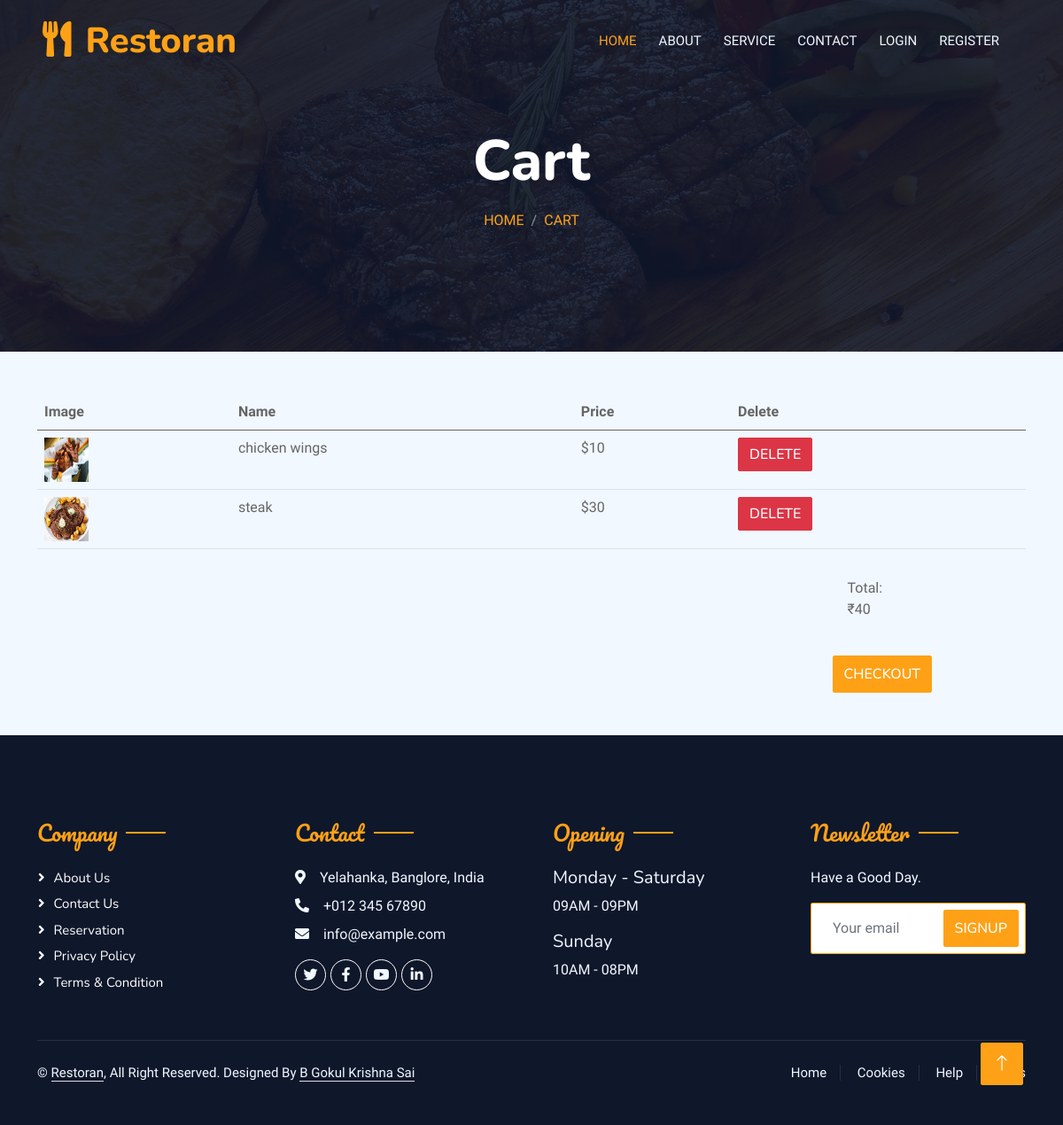
Page /food/cart.php (signed in) on the committed database.
### tables this page shows
CREATE TABLE `cart` (
  `id` int(10) NOT NULL,
  `item_id` int(10) NOT NULL,
  `name` varchar(200) NOT NULL,
  `price` varchar(10) NOT NULL,
  `image` varchar(200) NOT NULL,
  `user_id` int(10) NOT NULL,
  `created-at` timestamp NOT NULL DEFAULT current_timestamp()
);

### libs/App.php (called while the page is built, shortened)
<?php
class App
{
    public $host = HOST;
    public $dbname = DBNAME;
    public $user = USER;
    public $pass = PASS;
    public $link;
    private function connect()
    {
        try {
            $this->link = new PDO(
                "mysql:host={$this->host};dbname={$this->dbname}",
                $this->user,
                $this->pass
            );
            $this->link->setAttribute(PDO::ATTR_ERRMODE, PDO::ERRMODE_EXCEPTION);
        } catch (PDOException $e) {
            die('Database Connection Failed: ' . $e->getMessage());
        }
    }
    public function selectAll(string $query)
    {
        $stmt = $this->link->query($query);
        if ($stmt) {
            $allRows = $stmt->fetchAll(PDO::FETCH_OBJ);
            return $allRows ?: false;
        }
        return false;
    }
    public function selectOne(string $query, array $params = [])
    {
        $stmt = $this->link->prepare($query);
        $stmt->execute($params);
        $singleRow = $stmt->fetch(PDO::FETCH_OBJ);
        return $singleRow ?: false;
    }
}

### food/cart.php (the view, shortened to what this page needs)
<?php require "../libs/App.php"; ?>
<?php require "../includes/header.php"; ?>
<?php
    $query = "SELECT * FROM cart WHERE user_id='$_SESSION[user_id]'";
    $app = new App;
    $cart_itmes = $app->selectAll($query);
    $cart_price = $app->selectOne("SELECT SUM(price) AS all_price FROM cart WHERE user_id='$_SESSION[user_id]'");
?>
            <div class="container-xxl py-5 bg-dark hero-header mb-5">
                <div class="container text-center my-5 pt-5 pb-4">
                    <h1 class="display-3 text-white mb-3 animated slideInDown">Cart</h1>
                    <nav aria-label="breadcrumb">
                        <ol class="breadcrumb justify-content-center text-uppercase">
                            <li class="breadcrumb-item"><a href="#">Home</a></li>
                            <li class="breadcrumb-item"><a href="#">Cart</a></li>
                        </ol>
                    </nav>
                </div>
            </div>
            <div class="container">
                <div class="col-md-12">
                    <table class="table">
                        <thead>
                          <tr>
                            <th scope="col">Image</th>
                            <th scope="col">Name</th>
                            <th scope="col">Price</th>
                            <th scope="col">Delete</th>
                          </tr>
                        </thead>
                        <tbody>
                            <?php if($cart_price->all_price > 0) : ?>
                                <?php foreach($cart_itmes as $cart_item) : ?>
                                    <tr>
                                        <th><img src="<?php echo APPIMAGES; ?>/<?php echo $cart_item->image; ?>" style="width: 50px; height: 50px"></th>
                                        <td><?php echo $cart_item->name; ?></td>
                                        <td>$<?php echo $cart_item->price; ?></td>
                                        <td><a href="<?php echo APPURL; ?>/food/delete-item.php?id=<?php echo $cart_item->id; ?>"class="btn btn-danger text-white">delete</td>
                                    </tr>
                                <?php endforeach; ?>
                            <?php else : ?>
                                <div class="alert alert-success text-white bg-success">cart is empty add some food items</div>
                            <?php endif; ?>
                        </tbody>
                      </table>
                      <div class="position-relative mx-auto" style="max-width: 400px; padding-left: 679px;">
                        <p style="margin-left: -7px;" class="w-19 py-3 ps-4 pe-5" type="text"> Total: ₹<?php echo $cart_price->all_price; ?></p>
                        <form method="POST" action="cart.php">
                            <button  name="submit" type="submit" class="btn btn-primary py-2 top-0 end-0 mt-2 me-2">Checkout</button>
                        </form>
                    </div>
                </div>
            </div>
<?php require "../includes/footer.php"; ?>

### css/style.css (style rules this page uses)
:root { --primary: #FEA116; --light: #F1F8FF; --dark: #0F172B; }
.btn { font-family: 'Nunito', sans-serif; font-weight: 500; text-transform: uppercase; transition: .5s; }
.btn.btn-primary, .btn.btn-secondary { color: #FFFFFF; }
.hero-header { background: linear-gradient(rgba(15, 23, 43, .9), rgba(15, 23, 43, .9)), url(../img/bg-hero.jpg); background-position: center center; background-repeat: no-repeat; background-size: cover; }
.breadcrumb-item + .breadcrumb-item::before { color: rgba(255, 255, 255, .5); }

### rows in the picture
cart: image (picture), name "chicken wings", price "10"
cart: image (picture), name "steak", price "30"

### other values in the picture
$cart_price->all_price "40"
